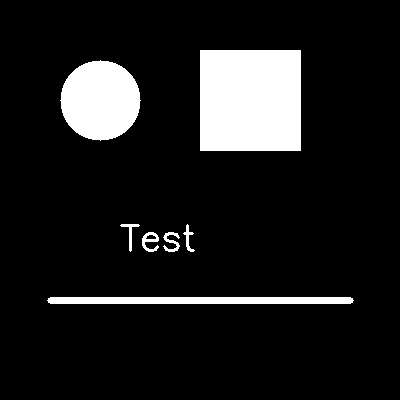
#> input picture complex_img1.png, 400 x 400 px
$ jupyter execute A2_24_aditya_cv_Ta2_ipynb.ipynb
#> lines starting #> are read from the running program, lines starting #| are printed output that depends on the picture; after the words box and inside, x2 and y2 are one past the last pixel; in counts of white or black regions, pixels touching at a corner belong together
# CV TA-2
Name : Aditya Patle

Section: A

Roll No.: 24

[cell 1]
import cv2
import numpy as np
from matplotlib import pyplot as plt

img1 = cv2.imread("complex_img1.png", cv2.IMREAD_GRAYSCALE)
#> img1: shape (400, 400); 11.2% white; 7 white regions, largest, box (x1, y1, x2, y2) and area: (200, 50, 301, 151) 10201, (60, 60, 141, 141) 5025, (47, 297, 354, 304) 2129
img2 = cv2.imread("complex_img2.png", cv2.IMREAD_GRAYSCALE)
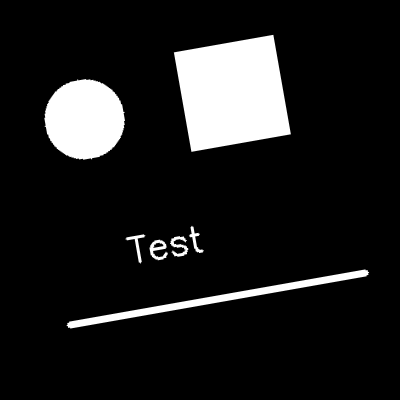
#> input picture complex_img2.png, 400 x 400 px
#> img2 is the input picture: shape (400, 400); min 0, max 255, mean 28.6

plt.figure(figsize=(6,6))
plt.imshow(img1, cmap='gray')
plt.title("Image 1")
plt.axis('off')
plt.show()

plt.figure(figsize=(6,6))
plt.imshow(img2, cmap='gray')
plt.title("Image 2")
plt.axis('off')
plt.show()

sift = cv2.SIFT_create()

kp1, des1 = sift.detectAndCompute(img1, None)
#> kp1 = 57 keypoints; strongest (x, y, size): (100, 100, 50.7), (251, 101, 70.8), (157, 247, 2.1), (192, 250, 2.3)
kp2, des2 = sift.detectAndCompute(img2, None)
#> kp2 = 87 keypoints; strongest (x, y, size): (84, 119, 50.7), (233, 93, 70.5), (72, 324, 5.6), (128, 238, 2.5)

bf = cv2.BFMatcher()
matches = bf.knnMatch(des1, des2, k=2)
#> matches = 57 matches

good_matches = []
for m, n in matches:
    if m.distance < 0.75 * n.distance:
        good_matches.append([m])
#> this loop made 57 passes
#> after the loop, good_matches = 36 matches

matched_img = cv2.drawMatchesKnn(img1, kp1, img2, kp2, good_matches, None, flags=2)
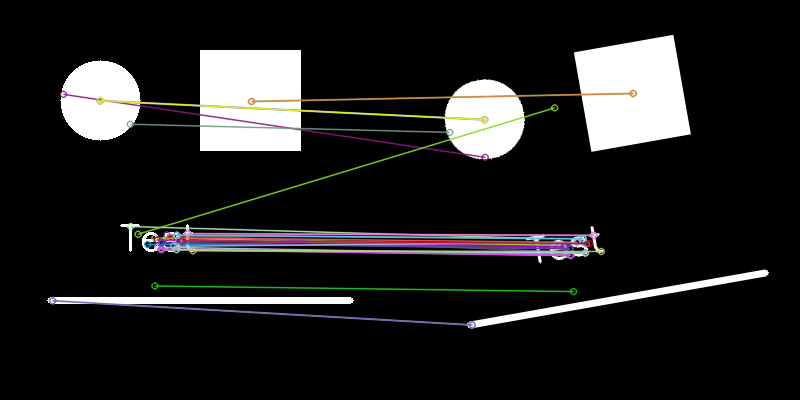
#> matched_img: shape (400, 800, 3); mean of channels 0, 1, 2 31.9, 32.2, 32.7; drawn as B, G, R

plt.figure(figsize=(15, 6))
plt.imshow(cv2.cvtColor(matched_img, cv2.COLOR_BGR2RGB))
plt.title("SIFT Feature Matching")
plt.axis('off')
plt.show()

SIFT (Scale-Invariant Feature Transform):
SIFT was successfully applied to detect and describe keypoints in two different images. The algorithm demonstrated its robustness by accurately identifying matching features despite changes in scale, rotation, and slight perspective differences. It effectively extracted invariant features that are useful for object recognition tasks.

3. Use RANSAC to remove outlier key point matches and fit a transformation model between two images.

[cell 2]
import cv2
import numpy as np
from matplotlib import pyplot as plt

img1 = cv2.imread('complex_img1.png', cv2.IMREAD_GRAYSCALE)
img2 = cv2.imread('complex_img2.png', cv2.IMREAD_GRAYSCALE)

plt.figure(figsize=(6,6))
plt.imshow(img1, cmap='gray')
plt.title("Image 1")
plt.axis('off')
plt.show()

plt.figure(figsize=(6,6))
plt.imshow(img2, cmap='gray')
plt.title("Image 2")
plt.axis('off')
plt.show()

sift = cv2.SIFT_create()
kp1, des1 = sift.detectAndCompute(img1, None)
kp2, des2 = sift.detectAndCompute(img2, None)

bf = cv2.BFMatcher()
matches = bf.knnMatch(des1, des2, k=2)

good_matches = []
for m, n in matches:
    if m.distance < 0.75 * n.distance:
        good_matches.append(m)

src_pts = np.float32([kp1[m.queryIdx].pt for m in good_matches]).reshape(-1,1,2)
#> src_pts = 36 rows, first 8: [52.18, 300.3], [52.18, 300.3], [62.93, 93.88], [99.89, 100.2], [99.89, 100.2], [99.89, 100.2], [99.89, 100.2], [129.8, 123.8]
dst_pts = np.float32([kp2[m.trainIdx].pt for m in good_matches]).reshape(-1,1,2)
#> dst_pts = 36 rows, first 8: [71.73, 324.5], [71.73, 324.5], [84.71, 156.8], [84.05, 119.2], [84.05, 119.2], [84.05, 119.2], [84.05, 119.2], [49.21, 131.9]

M, mask = cv2.findHomography(src_pts, dst_pts, cv2.RANSAC, 5.0)
#> M = [[1, 0.17, -32.49], [-0.131, 0.965, 36.3], [0.000136, -7.9e-05, 1]]; mask = 36 values, max 1 at index 0, min 0 at index 2, mean 0.778
matchesMask = mask.ravel().tolist()
#> matchesMask has the same summary as mask

inlier_matches = [good_matches[i] for i in range(len(good_matches)) if matchesMask[i]]
#> inlier_matches = 28 matches
ransac_result = cv2.drawMatches(img1, kp1, img2, kp2, inlier_matches, None, flags=2)
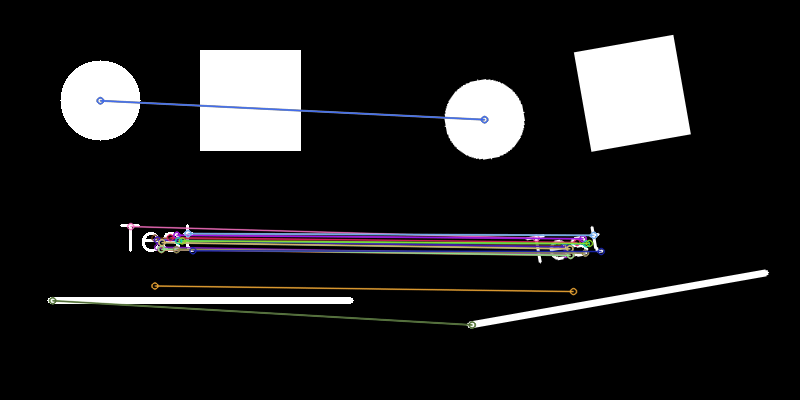
#> ransac_result: shape (400, 800, 3); mean of channels 0, 1, 2 31.6, 31.1, 31.6; drawn as B, G, R

plt.figure(figsize=(15, 6))
plt.imshow(cv2.cvtColor(ransac_result, cv2.COLOR_BGR2RGB))
plt.title("RANSAC Inlier Matches")
plt.axis('off')
plt.show()

RANSAC (Random Sample Consensus):
To improve the reliability of feature matching, RANSAC was used to eliminate outliers from the initial SIFT matches. By estimating a homography between the two sets of matched points, RANSAC preserved only the inlier matches that agreed with the transformation model. This step significantly enhanced match accuracy and robustness, especially in the presence of noise or false matches.

4. Implement the Harris corner detector to find and visualize corners in a grayscale image.

[cell 3]
import cv2
import numpy as np
from matplotlib import pyplot as plt

img = cv2.imread('building_like.jpg')
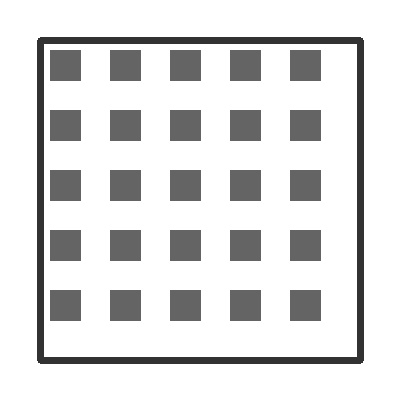
#> input picture building_like.jpg, 400 x 400 px
#> img is the input picture: shape (400, 400, 3); min 46, max 255, mean 220.2
gray = cv2.cvtColor(img, cv2.COLOR_BGR2GRAY)

plt.figure(figsize=(6,6))
plt.imshow(cv2.cvtColor(img, cv2.COLOR_BGR2RGB))
plt.title("Input Image")
plt.axis('off')
plt.show()

gray = np.float32(gray)
dst = cv2.cornerHarris(gray, blockSize=2, ksize=3, k=0.04)
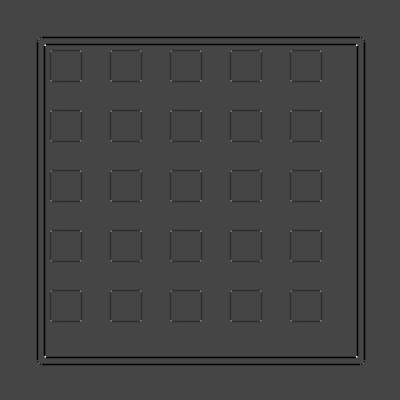
#> dst: shape (400, 400) float32; min -71336608, max 191845472, mean -2184385.2; drawn with min black and max white

dst = cv2.dilate(dst, None)
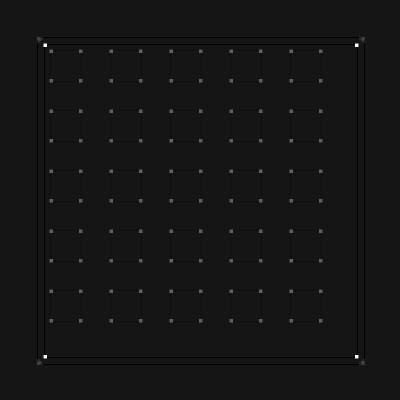
#> dst: shape (400, 400) float32; min -17661846, max 191845472, mean 169993.9; drawn with min black and max white

img_with_corners = img.copy()
img_with_corners[dst > 0.01 * dst.max()] = [0, 0, 255]
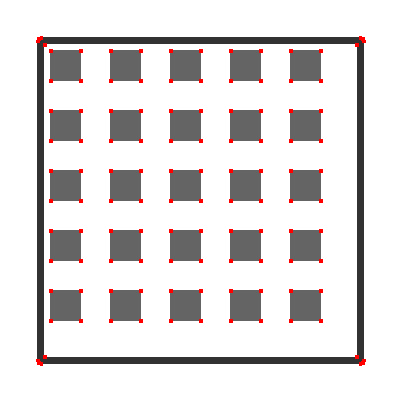
#> img_with_corners: shape (400, 400, 3); 1.12% of pixels changed, all inside (x1, y1, x2, y2) = (36, 36, 366, 366)

plt.figure(figsize=(6,6))
plt.imshow(cv2.cvtColor(img_with_corners, cv2.COLOR_BGR2RGB))
plt.title("Harris Corners Detected")
plt.axis('off')
plt.show()
